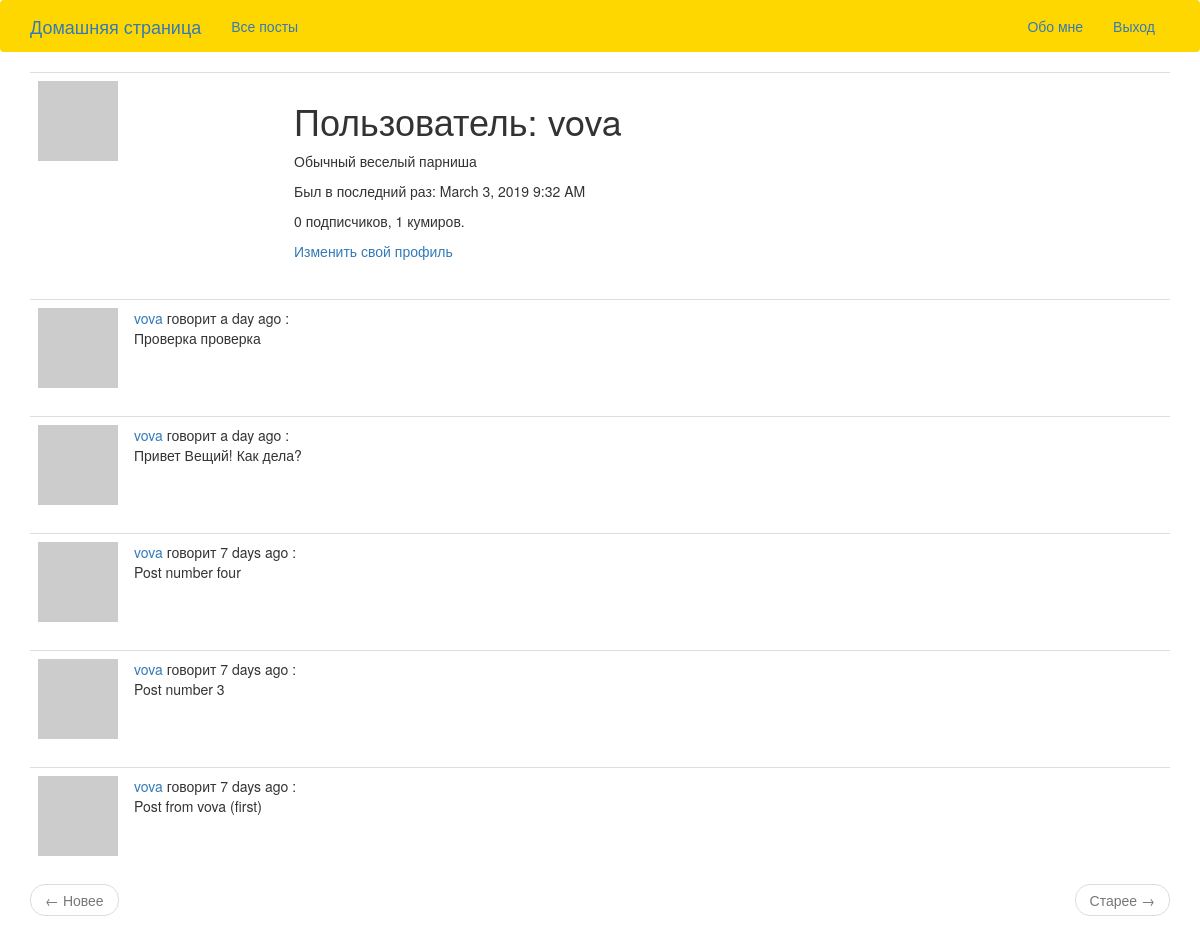
The app's page /main/user/vova (signed in) with its own data.
### app/models.py (models this page shows, shortened)
class User(UserMixin, db.Model):
    id = db.Column(db.Integer, primary_key=True)
    username = db.Column(db.String(64), index=True, unique=True)
    email = db.Column(db.String(120), index=True, unique=True)
    password_hash = db.Column(db.String(128))
    posts = db.relationship('Post', backref='author', lazy='dynamic')
    about_me = db.Column(db.String(140))
    last_seen = db.Column(db.DateTime, default=datetime.utcnow)
    followed = db.relationship(
            'User', secondary=followers,
            primaryjoin=(followers.c.follower_id == id),
            secondaryjoin=(followers.c.followed_id == id),
            backref=db.backref('followers', lazy='dynamic'), lazy='dynamic')
    def avatar(self, size):
        digest = md5(self.email.lower().encode('utf-8')).hexdigest()
        return 'https://www.gravatar.com/avatar/{}?d=identicon&s={}'.format(digest, size)

class Post(db.Model):
    id = db.Column(db.Integer, primary_key=True)
    body = db.Column(db.String(140))
    timestamp = db.Column(db.DateTime, index=True, default=datetime.utcnow)
    user_id = db.Column(db.Integer, db.ForeignKey('user.id'))

### app/main/routes.py (the view)
@bp.route('/user/<username>')
@login_required
def user(username):
    user = User.query.filter_by(username=username).first_or_404()
    page = request.args.get('page', 1, type=int)
    posts = user.posts.order_by(Post.timestamp.desc()).paginate(
            page, current_app.config['POSTS_PER_PAGE'], False)
    next_url = url_for('main.user', username=user.username, page=posts.next_num) \
            if posts.has_next else None
    prev_url = url_for('main.user', username=user.username, page=posts.prev_num) \
            if posts.has_prev else None
    return render_template('user.html', user=user, posts=posts.items, next_url=next_url, prev_url=prev_url)

### app/main/routes.py (called while the page is built)
@bp.before_request
def before_request():
    if current_user.is_authenticated:
        current_user.last_seen = datetime.utcnow()
        db.session.commit()

### app/models.py (called while the page is built)
@login.user_loader
def load_user(id):
    return User.query.get(int(id))

### app/templates/user.html
{% extends "base.html" %}
{% block app_content %}
    <table class="table table-hover">
        <tr>
            <td width="256px"><img src="{{ user.avatar(256) }}"></td>
            <td>
                <h1>Пользователь: {{ user.username }}</h1>
                {% if user.about_me %}<p>{{ user.about_me }}</p>{% endif %}
		{% if user.last_seen %}<p>Был в последний раз: {{ moment(user.last_seen).format('LLL') }}</p> {% endif %}
                <p>{{ user.followers.count() }} подписчиков, {{ user.followed.count() }} кумиров.</p>
                {% if user == current_user %}
                <p><a href="{{ url_for('main.edit_profile') }}">Изменить свой профиль</a></p>
                {% elif not current_user.is_following(user) %}
                <p><a href="{{ url_for('main.follow', username=user.username) }}">Подписаться</a></p>
                {% else %}
                <p><a href="{{ url_for('main.unfollow', username=user.username) }}">Отписаться</a></p>
                {% endif %}
            </td>
        </tr>
    </table>
    {% for post in posts %}
        {% include '_post.html' %}
    {% endfor %}
    <nav aria-label="...">
        <ul class="pager">
            <li class="previous{% if not prev_url %} disabled{% endif %}">
                <a href="{{ prev_url or '#' }}">
                    <span aria-hidden="true">&larr;</span> Новее
                </a>
            </li>
            <li class="next{% if not next_url %} disabled{% endif %}">
                <a href="{{ next_url or '#' }}">
                    Старее <span aria-hidden="true">&rarr;</span>
                </a>
            </li>
        </ul>
    </nav>
{% endblock %}

### app/templates/_post.html
   <table class="table table-hover">
        <tr>
            <td width="70px">
                <a href="{{ url_for('main.user', username=post.author.username) }}">
                    <img src="{{ post.author.avatar(70) }}" />
                </a>
            </td>
            <td>
                <a href="{{ url_for('main.user', username=post.author.username) }}">
                    {{ post.author.username }}
                </a>
                говорит {{ moment(post.timestamp).fromNow() }} :
                <br>
                {{ post.body }}
            </td>
        </tr>
    </table>

### records on screen
User: username "vova", about_me "Обычный веселый парниша", last_seen "March 3, 2019 9:32 AM"
Post: author.username "vova", timestamp "a day ago", body "Проверка проверка"
Post: author.username "vova", timestamp "a day ago", body "Привет Вещий! Как дела?"
Post: author.username "vova", timestamp "7 days ago", body "Post number four"
Post: author.username "vova", timestamp "7 days ago", body "Post number 3"
Post: author.username "vova", timestamp "7 days ago", body "Post from vova (first)"

### other values on screen
{{ user.followers.count() }} "0"
{{ user.followed.count() }} "1"
